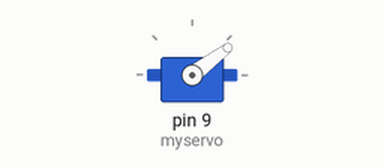
Bench run of a sketch on a simulated Arduino Uno, built with avr-gcc and run on an emulated ATmega328P. Shown: servo.

Above: at 0.1 s.
At 8.0 s:
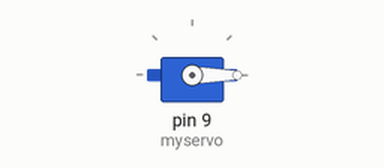
At 22.18 s:
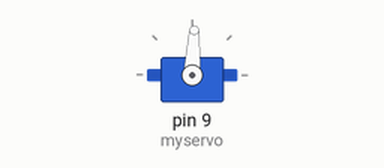
At 36.6 s:
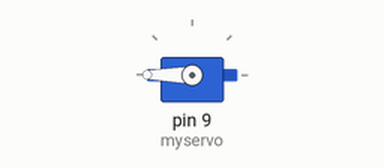
Timing chart, 0 to 38.1 s (numbered marks = the images above):
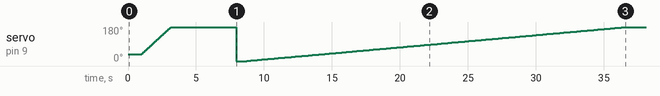

The sketch:

ServoSweep.ino
```cpp
#include <Servo.h>

Servo myservo;  // create servo object to control a servo
                // a maximum of eight servo objects can be created

int pos = 0;    // variable to store the servo position

void setup()
{
  myservo.attach(9);  // attaches the servo on pin 9 to the servo object
  myservo.write(37);

  delay(1000);

  for(int pos = myservo.read(); pos < pos + 180; pos += 1)  // goes from pos degrees to pos + rot degrees
    {                                  // in steps of 1 degree
      myservo.write(pos);              // tell servo to go to position in variable 'pos'
      delay(15);                       // waits 15ms for the servo to reach the position
    }

}


void loop()
{
//  for(pos = 0; pos < 180; pos += 1)  // goes from 0 degrees to 180 degrees
//  {                                  // in steps of 1 degree
//    myservo.write(pos);              // tell servo to go to position in variable 'pos'
//    delay(15);                       // waits 15ms for the servo to reach the position
//  }
//  for(pos = 180; pos>=1; pos-=1)     // goes from 180 degrees to 0 degrees
//  {
//    myservo.write(pos);              // tell servo to go to position in variable 'pos'
//    delay(15);                       // waits 15ms for the servo to reach the position
//  }
}
```
